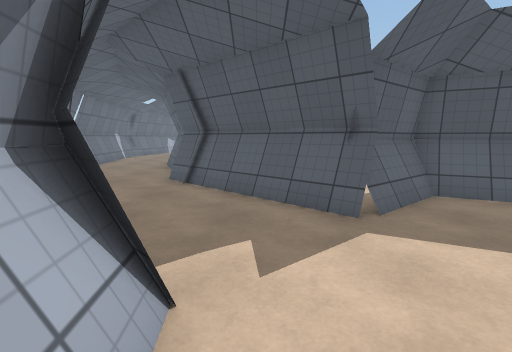
View 1 (above)

12 first-person views from a walk through a Unity game level. The camera is 1.4 m above the floor, tilts 8° down and sees 85° across. Doors are open. The floor is counted in squares, 1 m on a side. Each view is taken from the middle of a square. On the plan, view 1 faces up. The plan holds only what a view shows up to about 14 squares ahead; the rest is blank. The place goes on beyond the plan. The player character is not drawn. Some animated figures are left out. Surface patterns are stand-ins for the level's own textures.

View 2
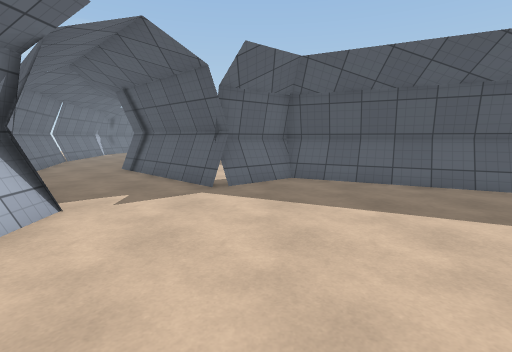

View 3
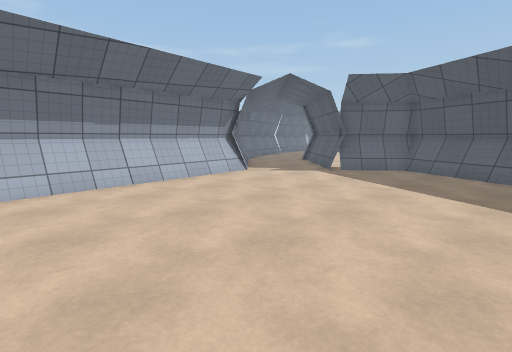

View 4
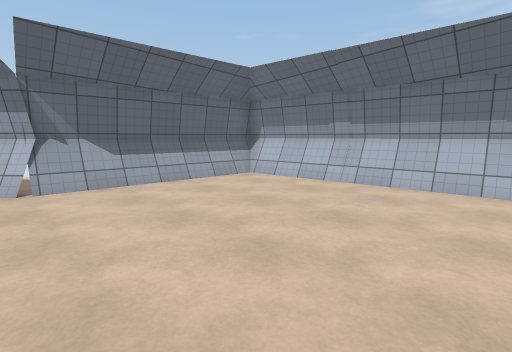

View 5
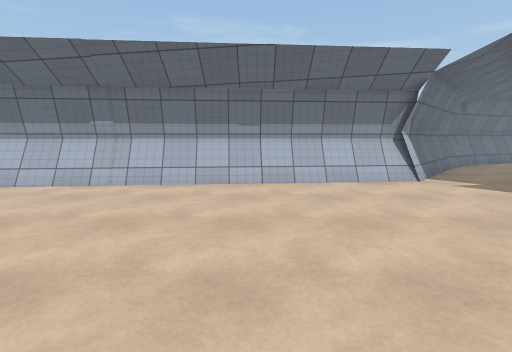

View 6
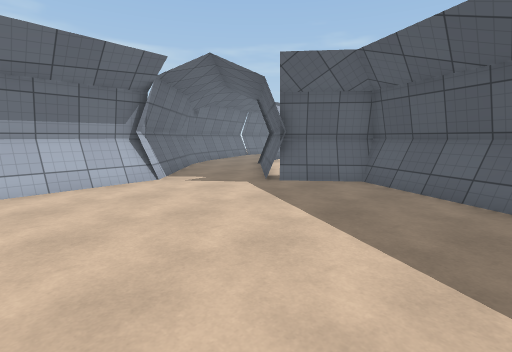

View 7
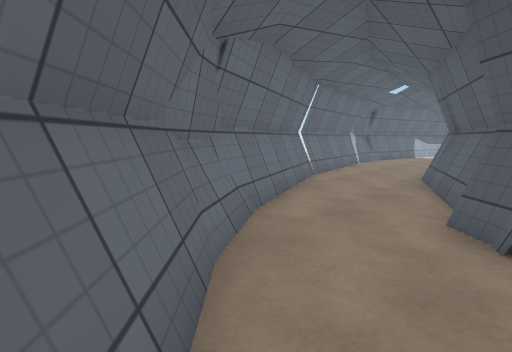

View 8
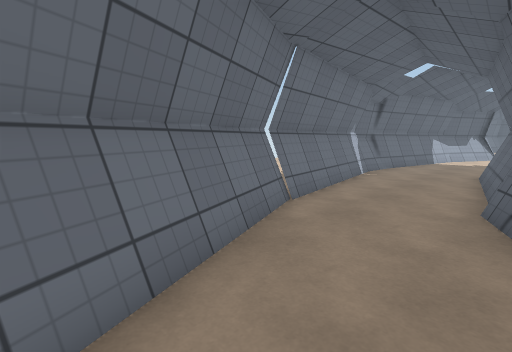

View 9
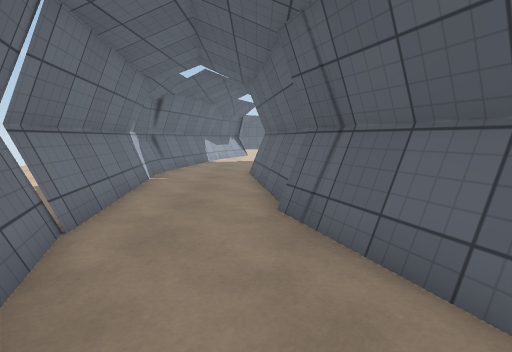

View 10
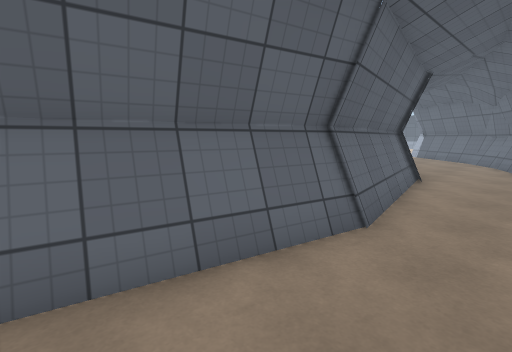

View 11
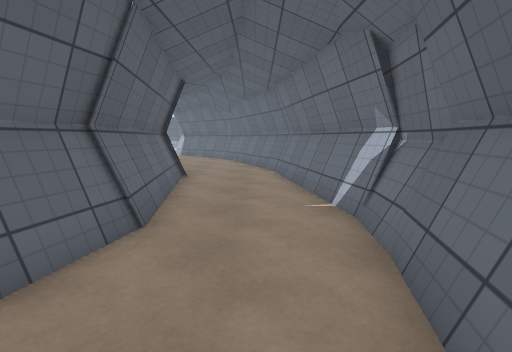

View 12
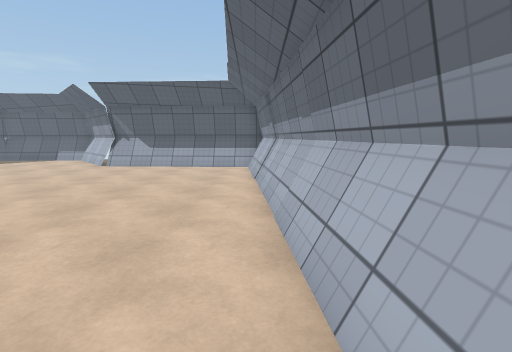

### Floor plan
Points are (right, up) in squares from view 1. A wall is a line through its corners. A room is listed if a view was taken in it or the views show most of it. See-through windows are left out.
Room 1 (views 1, 2, 3, 4, 5, 6, 7, 12)
walls: (-1.4, 2.3) (-0.3, -11.6) (7.2, -12); (2.2, 5) (-2.6, 9.6); (2.3, 5.1) (-2.5, 9.7); (8.6, 5.1) (4.2, 7.3) (1.8, 5.3); (6.9, -11.7) (7.6, -12.5); (-1.6, 8.5) (-1.8, 9); (-5.3, 6.1) (-0.8, 1.9); (-5.5, 6) (-1, 1.7); (-6.3, 7.3) (-5.1, 5.5)
low walls: (-0.3, -4.4) (0.2, -11.1) (4.5, -11.3); (-0.9, 2.2) (-0.5, -2.6); (-1.1, 2.2) (0, -11); (-1.2, 2.5) (-0.7, 2); (2, 4.9) (-2.6, 9.3); (2.5, 5.2) (1.9, 4.7) (1.4, 5.1); (8.6, 4.5) (4.2, 6.7); (1.1, 5.5) (0.5, 6.1); (3.6, 6.1) (2.8, 5.5); (8.6, 4.8) (4, 7); (4.3, 7) (1.7, 4.9); (0, 6.5) (-0.5, 7); (0.2, -11.3) (7.2, -11.7) (7.7, -12.2); (7.4, -11.5) (7.7, -11.9); (-1, 7.5) (-1.5, 8); (-4.7, 5.9) (-1.5, 2.8); (-2.1, 8.5) (-2.5, 8.9); (-5.3, 6.8) (-4.6, 5.8); (-5.8, 7.3) (-4.8, 5.8)
ways out: opening at (-3.5, 8.5) to room 2
Room 2 (views 8, 9, 10, 11)
walls: (-3.7, 13.4) (-4.6, 19.7) (-3.7, 23.9); (-8.2, 12.9) (-5.8, 6.9); (-5, 19.7) (-4, 24); (-8.5, 12.8) (-6, 6.7); (-9.2, 19.3) (-8.2, 12.7); (-9.3, 19.3) (-8.3, 12.7); (-9.3, 21) (-9.5, 18.7); (-2.6, 10.9) (-4.1, 14.6); (-2.7, 10.7) (-4.2, 14.5); (-8.6, 23.5) (-9.3, 20.7)
low walls: (-4.8, 17.4) (-5.1, 19.9); (-4.2, 13.6) (-4.5, 14.3); (-4.1, 13.5) (-4.5, 16); (-3.9, 13.4) (-4.9, 19.9); (-8.1, 13) (-5.8, 7.3); (-3.8, 12.4) (-4.1, 13.4); (-8.9, 19.3) (-7.9, 12.8); (-8.8, 20.8) (-9, 19.2); (-9.1, 20.8) (-9.2, 19); (-3.1, 10.8) (-3.5, 11.9); (-8.5, 21.8) (-8.7, 20.7); (-2.8, 10.5) (-4.4, 14.5); (-8.2, 23) (-8.3, 22.4); (-8.2, 23.8) (-9, 20.6); (-5.8, 7.6) (-5.3, 6.8)
ways out: opening at (-3.5, 8.5) to room 1

Where each view was taken, in squares from view 1:
view 1: 0 up, 0 right, facing up
view 2: 3 down, 3 right, facing up
view 3: 6 down, 8 right, facing up-left
view 4: 3 down, 8 right, facing down-left
view 5: 3 down, 8 right, facing left
view 6: 2 down, 8 right, facing up-left
view 7: 4 up, 2 left, facing up-left
view 8: 8 up, 4 left, facing up-left
view 9: 9 up, 5 left, facing up
view 10: 24 up, 7 left, facing down-right
view 11: 24 up, 7 left, facing down
view 12: 2 up, 0 right, facing down
